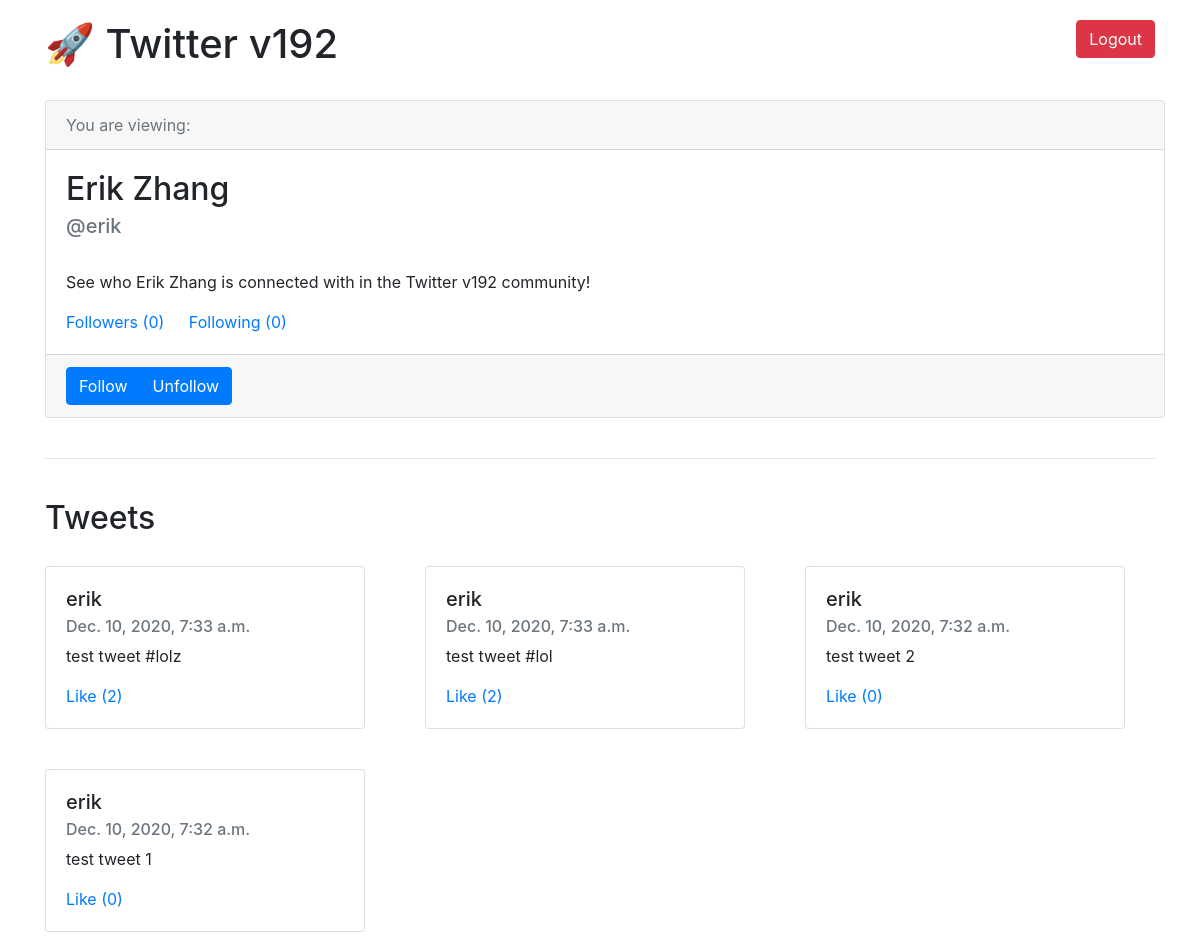
The page /profile/erik/ on the database its author committed.
### main/models.py (models this page shows, shortened)
class Tweet(models.Model):
    author = models.ForeignKey(User, on_delete=models.DO_NOTHING, null=True)
    body = models.CharField(max_length=280)
    date = models.DateTimeField(auto_now=True)
    likes = models.ManyToManyField(User, related_name='like', blank=True)
    def get_likes(self):
        return self.likes.count()

### main/views.py (the view)
# urls.py: path('profile/<str:author>/', profile_view, name='profile_view'),
def profile_view(request, author):
    current_user = User.objects.get(username=author)
    name = current_user.first_name + " " + current_user.last_name
    tweets = Tweet.objects.filter(author=current_user).order_by('-date')
    following = Follow.objects.filter(following_user=current_user)
    followers = Follow.objects.filter(user=current_user)
    return render(request, "profile.html",
                  {"author": author,
                   "name": name,
                   "tweets": tweets,
                   "user": request.user,
                   "followings": following,
                   "followers": followers
                   })

### main/templates/profile.html (shortened to what this page needs)
<!doctype html>
<html lang="en">
  <head>
    <link rel="stylesheet" href="https://maxcdn.bootstrapcdn.com/bootstrap/4.0.0/css/bootstrap.min.css">
  </head>
  <body>
    <div class="container">
        <div class="row" >
            <div class="col-md-6" style="margin-top: 20px">
                <h1>🚀 Twitter v192</h1>
                <br />
                <div class="card" style="width: 70rem;">
                  <div class="card-header text-muted">
                      You are viewing:
                  </div>
                  <div class="card-body">
                    <h2 class="card-title">{{ name }}</h2>
                    <h5 class="card-subtitle mb-2 text-muted">@{{ author }}</h5>
                    <br />
                    <p class="card-text">See who {{ name }} is connected with in the Twitter v192 community!</p>
                    <a href="#" class="card-link" data-toggle="modal" data-target="#modalFollowers">Followers ({{ followers.count }})</a>
                    <a href="#" class="card-link" data-toggle="modal" data-target="#modalFollowing">Following ({{ followings.count }})</a>
                  </div>
                  <div class="card-footer">
                    <div class="btn-group" role="group" style="">
                      <a href="/follow/{{ author }}/" class="btn btn-primary">Follow</a>
                      <a href="/unfollow/{{ author }}/" class="btn btn-primary">Unfollow</a>
                    </div>
                  </div>
                </div>
            </div>
            <div class="col-md-6" style="margin-top: 20px">
                <a class='btn btn-danger float-right' href="/logout_view">Logout</a>
            </div>
        </div>
        <br />
        <hr />
        <br />
        <div class="row">
            <div class="col-sm">
                <h2>Tweets</h2>
            </div>
        </div>
        <div class="row">
            {% for tweet in tweets %}
                <div class="col-md-4">
                    <div class="card" style="width: 20rem;margin-bottom: 20px;margin-top: 20px">
                        <div class="card-body">
                            <h5 class="card-title">{{ tweet.author }}</h5>
                            <h6 class="card-subtitle mb-2 text-muted">{{ tweet.date }}</h6>
                            <p class="card-text">{{ tweet.body }}</p>
                            <a href="/like?id={{ tweet.id }}" class="card-link">Like ({{ tweet.get_likes }})</a>
                        </div>
                    </div>
                </div>
            {% endfor %}
        </div>
    </div>
  </body>
</html>

### rows shown on the page
Tweet: author "erik", date "Dec. 10, 2020, 7:33 a.m.", body "test tweet #lolz", get_likes "2"
Tweet: author "erik", date "Dec. 10, 2020, 7:33 a.m.", body "test tweet #lol", get_likes "2"
Tweet: author "erik", date "Dec. 10, 2020, 7:32 a.m.", body "test tweet 2", get_likes "0"
Tweet: author "erik", date "Dec. 10, 2020, 7:32 a.m.", body "test tweet 1", get_likes "0"

### other values the page prints
{{ name }} "Erik Zhang"
{{ author }} "erik"
{{ followers.count }} "0"
{{ followings.count }} "0"
